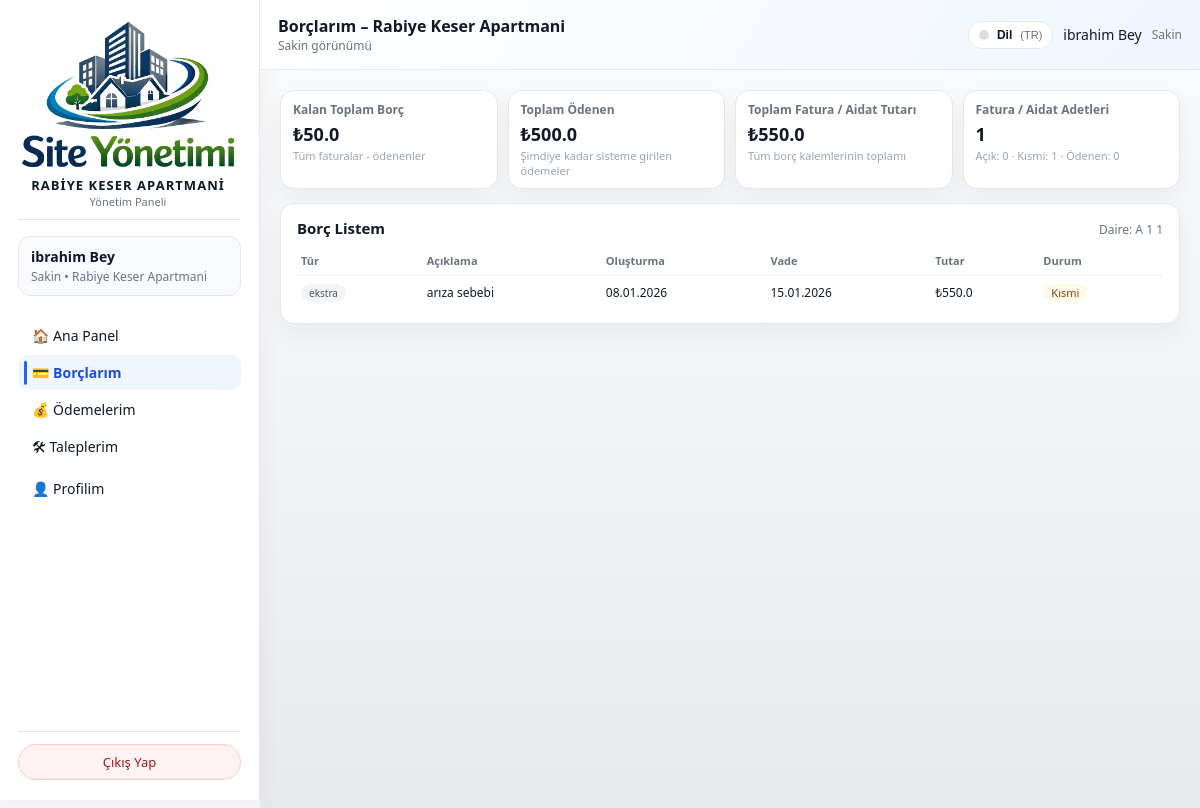
Before: /resident/borclarim (signed in) with the older database file.
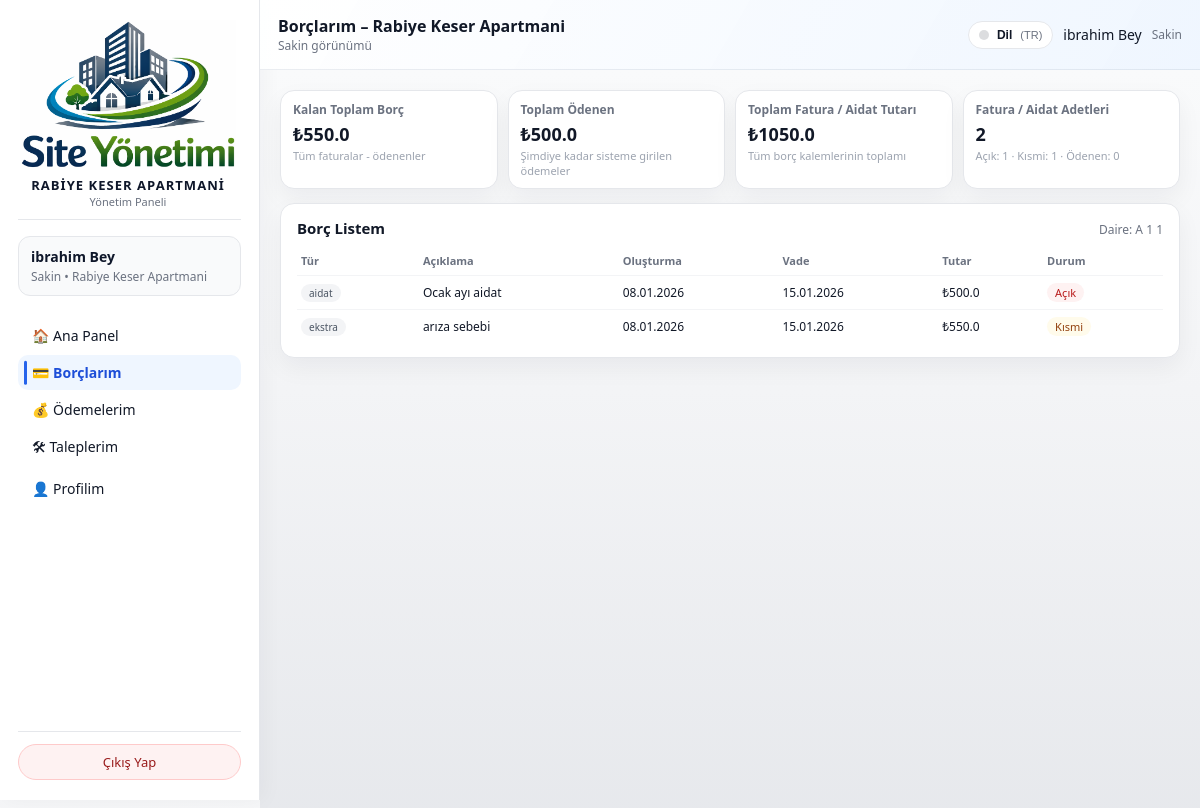
After: the same page with the newer database file.
### models/site_model.py (models this page shows, shortened)
class Site(db.Model):
    __tablename__ = "sites"
    id = db.Column(db.Integer, primary_key=True)
    name = db.Column(db.String(150), nullable=False, unique=True)
    description = db.Column(db.String(255), nullable=True)
    db_path = db.Column(db.String(255), nullable=True)
    is_active = db.Column(db.Boolean, nullable=False, default=True)
    users = db.relationship("User", backref="site", lazy="dynamic")

### models/user_model.py (models this page shows, shortened)
class User(db.Model):
    __tablename__ = "users"
    id = db.Column(db.Integer, primary_key=True)
    name = db.Column(db.String(120), nullable=False)
    email = db.Column(db.String(120), unique=True, nullable=False, index=True)
    phone = db.Column(db.String(32), nullable=True)
    password_hash = db.Column(db.String(255), nullable=False)
    role = db.Column(db.String(20), nullable=False, default="resident")
    site_id = db.Column(db.Integer, db.ForeignKey("sites.id"), nullable=True)
    apartment_id = db.Column(
        db.Integer,
        db.ForeignKey("apartments.id"),
        nullable=True,
    )
    is_active = db.Column(db.Boolean, default=True, nullable=False)

### models/apartment_model.py (models this page shows, shortened)
class Apartment(db.Model):
    __tablename__ = "apartments"
    id = db.Column(db.Integer, primary_key=True)
    site_id = db.Column(db.Integer, db.ForeignKey("sites.id"), nullable=False)
    block = db.Column(db.String(50), nullable=False)
    floor = db.Column(db.String(20), nullable=False)
    number = db.Column(db.String(20), nullable=False)
    area_m2 = db.Column(db.Float, nullable=True)
    owner_name = db.Column(db.String(120))
    owner_phone = db.Column(db.String(32))
    notes = db.Column(db.Text)
    users = db.relationship("User", backref="apartment", lazy="dynamic")
    bills = db.relationship("Bill", backref="apartment", lazy="dynamic")
    payments = db.relationship("Payment", backref="apartment", lazy="dynamic")
    tickets = db.relationship("Ticket", backref="apartment", lazy="dynamic")

### models/bill_model.py (models this page shows, shortened)
class Bill(db.Model):
    __tablename__ = "bills"
    id = db.Column(db.Integer, primary_key=True)
    site_id = db.Column(db.Integer, db.ForeignKey("sites.id"), nullable=False)
    apartment_id = db.Column(db.Integer, db.ForeignKey("apartments.id"), nullable=False)
    description = db.Column(db.String(255), nullable=True)
    amount = db.Column(Numeric(10, 2), nullable=False)
    due_date = db.Column(db.Date, nullable=True)
    status = db.Column(db.String(20), nullable=False, default="open")
    type = db.Column(db.String(50), nullable=True)
    created_at = db.Column(db.DateTime, default=datetime.utcnow)
    updated_at = db.Column(
        db.DateTime, default=datetime.utcnow, onupdate=datetime.utcnow
    )
    payments = db.relationship("Payment", backref="bill", lazy="dynamic")

### routes/resident_routes.py (the view, shortened to what this page needs)
@resident_bp.route("/borclarim")
@resident_required
def borclarim():
    user, apartment = _get_current_resident()
    if not user:
        flash("Kullanıcı bulunamadı. Lütfen tekrar giriş yapın.", "error")
        return redirect(url_for("auth.logout"))
    bills = []
    stats = {
        "total_bills": 0,
        "open_bills": 0,
        "partial_bills": 0,
        "paid_bills": 0,
        "total_bills_amount": Decimal("0.00"),
        "total_open_amount": Decimal("0.00"),
        "total_paid_amount": Decimal("0.00"),
    }
    try:
        bills = (
            Bill.query.filter(Bill.apartment_id == apartment.id)
            .order_by(Bill.due_date.asc().nullslast(), Bill.created_at.desc())
            .all()
        )
    except SQLAlchemyError as exc:
        current_app.logger.exception("Sakin borç listesi alınamadı: %s", exc)
        flash("Borçlarınız listelenirken bir hata oluştu.", "error")
    stats = _compute_debt_stats_for_apartment(apartment.id)
    try:
        if apartment and getattr(apartment, "site_id", None):
            site = Site.query.get(apartment.site_id)
            if site:
                session["active_site_id"] = site.id
                session["active_site_name"] = site.name
    except SQLAlchemyError as exc:
        current_app.logger.exception("Borçlarım için site adı alınamadı: %s", exc)
    return render_template(
        "resident/borclarim.html",
        user=user,
        apartment=apartment,
        bills=bills,
        stats=stats,
    )

### templates/resident/borclarim.html (shortened to what this page needs)
{% extends "base.html" %}
{% set LANG = session.get('lang','tr') %}
{% macro tp(k) -%}
  {{ I18N_PAGE.get(LANG, I18N_PAGE['tr']).get(k, I18N_PAGE['tr'].get(k, k)) }}
{%- endmacro %}
{% block topbar_title %}
  {{ tp('topbar_title') }}
  {% if session.active_site_name %}
    – {{ session.active_site_name }}
  {% elif current_site_name %}
    – {{ current_site_name }}
  {% endif %}
{% endblock %}
{% block content %}
<div class="borclar-wrapper">
  <div class="borclar-summary-grid">
    <div class="borc-card">
      <h3>{{ tp('summary_remaining_title') }}</h3>
      <div class="value amount-negative">
        ₺{{ stats.total_open_amount | float | round(2) }}
      </div>
      <div class="sub">
        {{ tp('summary_remaining_sub') }}
      </div>
    </div>
    <div class="borc-card">
      <h3>{{ tp('summary_paid_title') }}</h3>
      <div class="value amount-positive">
        ₺{{ stats.total_paid_amount | float | round(2) }}
      </div>
      <div class="sub">
        {{ tp('summary_paid_sub') }}
      </div>
    </div>
    <div class="borc-card">
      <h3>{{ tp('summary_total_title') }}</h3>
      <div class="value">
        ₺{{ stats.total_bills_amount | float | round(2) }}
      </div>
      <div class="sub">
        {{ tp('summary_total_sub') }}
      </div>
    </div>
    <div class="borc-card">
      <h3>{{ tp('summary_count_title') }}</h3>
      <div class="value">
        {{ stats.total_bills }}
      </div>
      <div class="sub">
        {{ tp('summary_count_sub_prefix_open') }}: {{ stats.open_bills }}
        · {{ tp('summary_count_sub_prefix_partial') }}: {{ stats.partial_bills }}
        · {{ tp('summary_count_sub_prefix_paid') }}: {{ stats.paid_bills }}
      </div>
    </div>
  </div>
  <div class="borc-section">
    <div class="borc-section-header">
      <h2>{{ tp('list_title') }}</h2>
      {% if apartment %}
        <span>
          {{ tp('apt_label') }}: {{ apartment.block or "" }} {{ apartment.floor or "" }} {{ apartment.number or "" }}
        </span>
      {% endif %}
    </div>
    {% if bills and bills|length > 0 %}
      <div style="overflow-x:auto;">
        <table class="borc-table">
          <thead>
            <tr>
              <th>{{ tp('th_type') }}</th>
              <th>{{ tp('th_desc') }}</th>
              <th>{{ tp('th_created') }}</th>
              <th>{{ tp('th_due') }}</th>
              <th>{{ tp('th_amount') }}</th>
              <th>{{ tp('th_status') }}</th>
            </tr>
          </thead>
          <tbody>
            {% for bill in bills %}
              <tr>
                <td>
                  <span class="pill-small">
                    {{ (bill.type or tp('type_general')) }}
                  </span>
                </td>
                <td>{{ bill.description or tp('dash') }}</td>
                <td>
                  {% if bill.created_at %}
                    {{ bill.created_at.strftime("%d.%m.%Y") }}
                  {% else %}
                    {{ tp('dash') }}
                  {% endif %}
                </td>
                <td>
                  {% if bill.due_date %}
                    {{ bill.due_date.strftime("%d.%m.%Y") }}
                  {% else %}
                    {{ tp('dash') }}
                  {% endif %}
                </td>
                <td>₺{{ bill.amount | float | round(2) }}</td>
                <td>
                  {% if bill.status == "open" %}
                    <span class="status-pill status-open">{{ tp('status_open') }}</span>
                  {% elif bill.status == "partial" %}
                    <span class="status-pill status-partial">{{ tp('status_partial') }}</span>
                  {% elif bill.status == "paid" %}
                    <span class="status-pill status-paid">{{ tp('status_paid') }}</span>
                  {% else %}
                    <span class="status-pill">{{ bill.status }}</span>
                  {% endif %}
                </td>
              </tr>
            {% endfor %}
          </tbody>
        </table>
      </div>
    {% else %}
      <p style="font-size:12px; color:#6b7280; margin:0;">
        {{ tp('empty') }}
      </p>
    {% endif %}
  </div>
</div>
{% endblock %}

### templates/base.html (shortened to what this page needs)
<!doctype html>
<html lang="{{ session.get('lang','tr') }}">
<head>
  <link rel="stylesheet" href="{{ url_for('static', filename='css/app.css') }}">
</head>
<body class="{% block body_class %}{% endblock %}">
{% set LANG = session.get('lang','tr') %}
{% macro t(k) -%}
  {{ I18N.get(LANG, I18N['tr']).get(k, I18N['tr'].get(k, k)) }}
{%- endmacro %}
<div class="layout">
  <aside class="sidebar" id="sidebar">
    {% set _role = session.get("user_role") %}
    {% set _active_site = session.get("active_site_name") %}
    {% set site_name = session.get("active_site_name")
      or (current_site_name if current_site_name is defined and current_site_name else t('default_brand_name')) %}
    {% if _role == "super_admin" and not _active_site %}
      {% set site_name = t('all_sites_global') %}
    {% endif %}
    <div class="sidebar__header">
      <div class="sidebar__logo-wrapper">
        <img
          src="{{ url_for('static', filename='logo1.png') }}"
          alt="Logo"
          class="sidebar__logo-img"
          style="width:220px; height:150px; object-fit:contain;"
        >
        <div class="sidebar__brand-block">
          <div class="sidebar__brand-title">
            {{ site_name }}
          </div>
          <div class="sidebar__brand-subtitle">
            {{ t('panel_title') }}
          </div>
        </div>
      </div>
    </div>
    <div class="sidebar__user">
      {% set user_name = session.get("user_name") %}
      {% set user_role = session.get("user_role") %}
      {% set active_site_name = session.get("active_site_name") %}
      {% set fallback_site_name = session.get("site_name", t('default_site_name')) %}
      {% if user_role == "super_admin" and not active_site_name %}
        {% set fallback_site_name = t('all_sites_global') %}
      {% endif %}
      <div class="sidebar__user-name">
        {% if user_name %}
          {{ user_name }}
        {% else %}
          {{ t('logged_in') }}
        {% endif %}
      </div>
      <div class="sidebar__user-role">
        {% if user_role in ["admin", "super_admin"] %}
          {{ t('role_admin_of') }} {{ active_site_name or fallback_site_name }}
        {% elif user_role == "resident" %}
          {{ t('role_resident_of') }} {{ active_site_name or fallback_site_name }}
        {% else %}
          {{ active_site_name or fallback_site_name }}
        {% endif %}
      </div>
    </div>
    <nav class="sidebar__nav">
      {% set endpoint = request.endpoint or "" %}
      {% if user_role in ["admin", "super_admin"] %}
        <a href="{{ url_for('admin.dashboard', lang=LANG) }}"
           class="sidebar__link {% if endpoint == 'admin.dashboard' %}sidebar__link--active{% endif %}">
          🏠 {{ t('menu_admin_dashboard') }}
        </a>
        <a href="{{ url_for('admin.manage_apartments', lang=LANG) }}"
           class="sidebar__link {% if endpoint == 'admin.manage_apartments' %}sidebar__link--active{% endif %}">
          🏢 {{ t('menu_apartments') }}
        </a>
        <a href="{{ url_for('admin.manage_users', lang=LANG) }}"
           class="sidebar__link {% if endpoint == 'admin.manage_users' %}sidebar__link--active{% endif %}">
          👥 {{ t('menu_users') }}
        </a>
        <a href="{{ url_for('admin.manage_bills', lang=LANG) }}"
           class="sidebar__link {% if endpoint == 'admin.manage_bills' or endpoint == 'admin.dues_summary' %}sidebar__link--active{% endif %}">
          💳 {{ t('menu_bills') }}
        </a>
        {% if user_role == "admin" or (user_role == "super_admin" and active_site_name) %}
          <a href="{{ url_for('admin.dues_summary', lang=LANG) }}"
             class="sidebar__link {% if endpoint == 'admin.dues_summary' %}sidebar__link--active{% endif %}">
            📊 {{ t('menu_dues_summary') }}
          </a>
        {% endif %}
        <a href="{{ url_for('admin.manage_payments', lang=LANG) }}"
           class="sidebar__link {% if endpoint == 'admin.manage_payments' %}sidebar__link--active{% endif %}">
          💰 {{ t('menu_payments') }}
        </a>
        <a href="{{ url_for('admin.manage_announcements', lang=LANG) }}"
           class="sidebar__link {% if endpoint == 'admin.manage_announcements' %}sidebar__link--active{% endif %}">
          📢 {{ t('menu_announcements') }}
        </a>
        <a href="{{ url_for('admin.manage_tickets', lang=LANG) }}"
           class="sidebar__link {% if endpoint == 'admin.manage_tickets' %}sidebar__link--active{% endif %}">
          🛠 {{ t('menu_tickets') }}
        </a>
        <a href="{{ url_for('admin.settings', lang=LANG) }}"
           class="sidebar__link {% if endpoint == 'admin.settings' %}sidebar__link--active{% endif %}">
          ⚙️ {{ t('menu_settings') }}
        </a>
      {% elif user_role == "resident" %}
        <a href="{{ url_for('resident.dashboard', lang=LANG) }}"
           class="sidebar__link {% if endpoint == 'resident.dashboard' %}sidebar__link--active{% endif %}">
          🏠 {{ t('menu_resident_dashboard') }}
        </a>
        <a href="{{ url_for('resident.borclarim', lang=LANG) }}"
           class="sidebar__link {% if endpoint == 'resident.borclarim' %}sidebar__link--active{% endif %}">
          💳 {{ t('menu_my_debts') }}
        </a>
        <a href="{{ url_for('resident.odemelerim', lang=LANG) }}"
           class="sidebar__link {% if endpoint == 'resident.odemelerim' %}sidebar__link--active{% endif %}">
          💰 {{ t('menu_my_payments') }}
        </a>
        <a href="{{ url_for('resident.taleplerim', lang=LANG) }}"
           class="sidebar__link {% if endpoint == 'resident.taleplerim' %}sidebar__link--active{% endif %}">
          🛠 {{ t('menu_my_tickets') }}
        </a>
        <a href="{{ url_for('resident.profil', lang=LANG) }}"
           class="sidebar__link {% if endpoint == 'resident.profil' %}sidebar__link--active{% endif %}">
          👤 {{ t('menu_profile') }}
        </a>
      {% else %}
        <a href="{{ url_for('admin.dashboard', lang=LANG) }}"
           class="sidebar__link {% if endpoint == 'admin.dashboard' %}sidebar__link--active{% endif %}">
          🏠 {{ t('menu_admin_dashboard') }}
        </a>
      {% endif %}
    </nav>
    <div class="sidebar__footer">
      <a href="{{ url_for('auth.logout', lang=LANG) }}" class="sidebar__logout-btn">
        {{ t('logout') }}
      </a>
    </div>
  </aside>
  <div class="main">
    <header class="topbar">
      <div>
        <div class="topbar__title">
          {% block topbar_title %}{{ t('panel_title') }}{% endblock %}
        </div>
        <div class="topbar__subtitle">
          {% if user_role == "admin" or (user_role == "super_admin" and active_site_name) %}
            {{ t('admin_view') }}
          {% elif user_role == "resident" %}
            {{ t('resident_view') }}
          {% else %}
            {{ t('system_view') }}
          {% endif %}
        </div>
      </div>
      <div class="topbar__user" style="display:flex; align-items:center; gap:10px;">
        <div class="lang-switch" id="langSwitch">
          <button type="button" class="lang-btn" id="langBtn" aria-haspopup="true" aria-expanded="false">
            <span class="lang-dot"></span>
            <span style="font-weight:600;">{{ t('language') }}</span>
            <span style="color:#6b7280; font-size:11px;">({{ LANG|upper }})</span>
          </button>
          {% set nxt = request.full_path %}
        </div>
        {% if user_name %}
          <span class="topbar__user-name">{{ user_name }}</span>
        {% endif %}
        {% if user_role %}
          <span class="topbar__user-role">
            {% if user_role == "admin" %}{{ t('role_admin') }}
            {% elif user_role == "resident" %}{{ t('role_resident') }}
            {% endif %}
          </span>
        {% endif %}
      </div>
    </header>
    <main class="content">
      {% block content %}{% endblock %}
    </main>
  </div>
</div>
</body>
</html>

Changed rows visible on the page:
added Bill: type "aidat", description "Ocak ayı aidat", created_at "08.01.2026", due_date "15.01.2026", amount "500.0", get "Açık"
Other visible differences:
{{ stats.total_open_amount | float | round(2) }}: "50.0" → "550.0"
{{ stats.total_bills_amount | float | round(2) }}: "550.0" → "1050.0"
{{ stats.total_bills }}: "1" → "2"
{{ stats.open_bills }}: "0" → "1"
